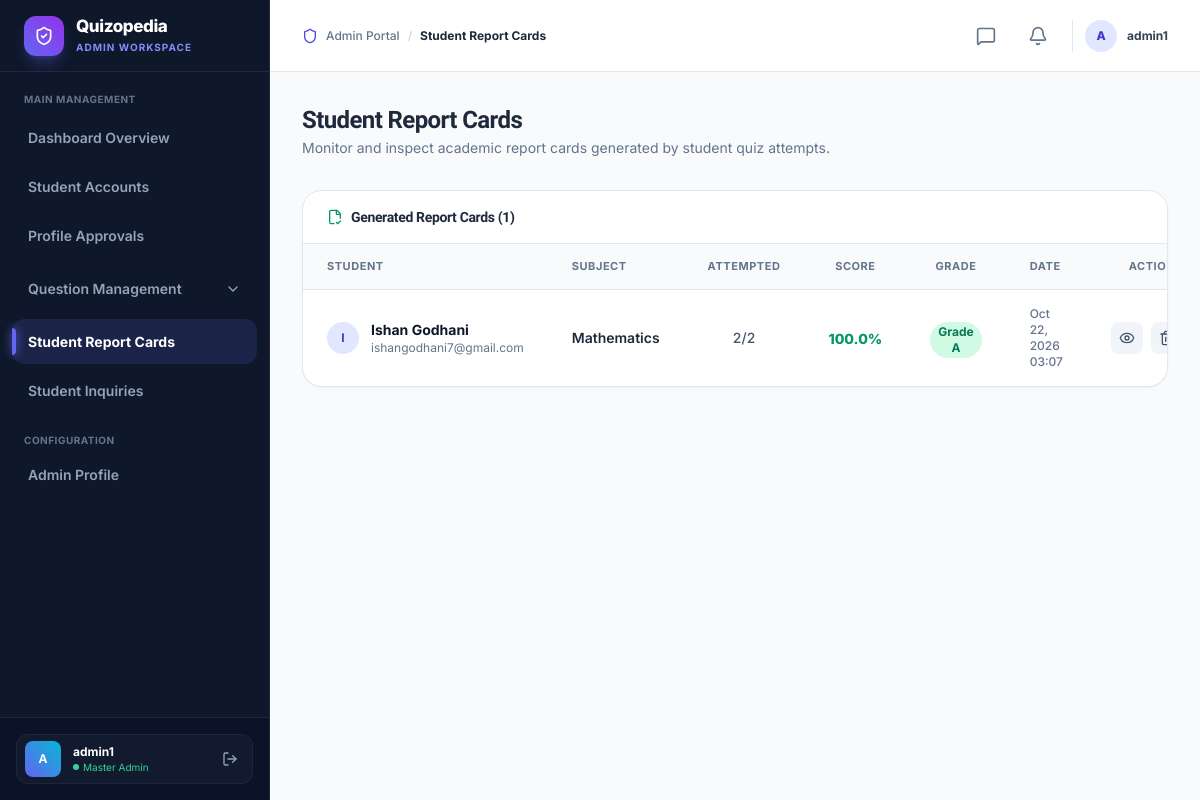
The app's page /admin-dashboard/report-cards/ (signed in), older data.
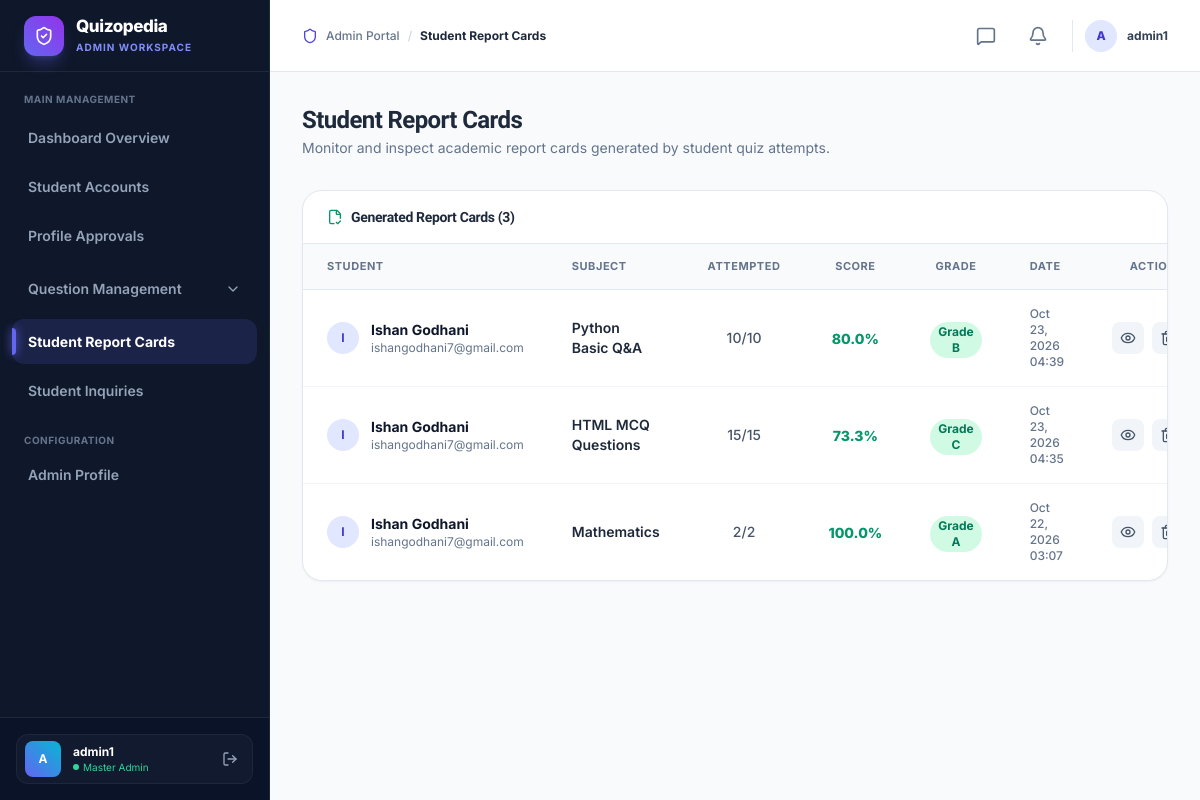
The same page, newer data.
### user/models.py (models this page shows, shortened)
class ReportCard(models.Model):
    student = models.ForeignKey(Student, on_delete=models.CASCADE, related_name='report_cards')
    subject = models.ForeignKey(Subject, on_delete=models.CASCADE, related_name='report_cards')
    total_questions = models.IntegerField()
    attempted_questions = models.IntegerField()
    correct_answers = models.IntegerField()
    wrong_answers = models.IntegerField()
    total_marks = models.IntegerField()
    obtained_marks = models.IntegerField()
    percentage = models.FloatField()
    result_grade = models.CharField(max_length=10)
    created_at = models.DateTimeField(auto_now_add=True)

class Student(models.Model):
    user = models.OneToOneField(User, on_delete=models.CASCADE, related_name='student')
    phone = models.CharField(max_length=15)
    @property
    def name(self):
        return self.user.first_name if self.user else ""
    @property
    def email(self):
        return self.user.email if self.user else ""

class Subject(models.Model):
    id = models.BigAutoField(primary_key=True)
    name = models.CharField(max_length=150, unique=True, verbose_name="Subject Name")
    description = models.TextField(blank=True, verbose_name="Description")
    created_at = models.DateTimeField(auto_now_add=True, verbose_name="Created At")
    updated_at = models.DateTimeField(auto_now=True, verbose_name="Updated At")
    class Meta:
        ordering = ['name']
        verbose_name = 'Subject'
        verbose_name_plural = 'Subjects'
        constraints = [
            models.UniqueConstraint(
                Lower('name'),
                name='unique_subject_name_case_insensitive'
            )
        ]

### adminpanel/views.py (the view)
# urls.py: path('admin-dashboard/report-cards/', views.admin_report_cards, name='admin_report_cards'),
@admin_required
def admin_report_cards(request):
    report_cards = ReportCard.objects.select_related('student__user', 'subject').all().order_by('-created_at')
    return render(request, 'adminpanel/report_cards.html', {
        'report_cards': report_cards
    })

### adminpanel/templates/adminpanel/report_cards.html (shortened to what this page needs)
{% extends 'adminpanel/base.html' %}
{% block active_report_cards %}active{% endblock %}
{% block breadcrumb %}Student Report Cards{% endblock %}
{% block content %}
<div class="mb-8 flex flex-col sm:flex-row sm:items-center sm:justify-between gap-4">
  <div>
    <h1 class="text-2xl font-extrabold text-slate-800 tracking-tight">Student Report Cards</h1>
    <p class="text-slate-500 text-sm mt-0.5">Monitor and inspect academic report cards generated by student quiz attempts.</p>
  </div>
</div>
<div class="glass-card overflow-hidden">
  <div class="px-6 py-4 border-b border-slate-200 flex items-center justify-between">
    <div class="flex items-center gap-2">
      <i data-lucide="file-check-2" class="w-4 h-4 text-emerald-600"></i>
      <h2 class="text-sm font-bold text-slate-800">Generated Report Cards ({{ report_cards|length }})</h2>
    </div>
  </div>
  <div class="overflow-x-auto">
    <table class="w-full text-left border-collapse">
      <thead>
        <tr class="border-b border-slate-200 bg-slate-50 text-[11px] font-bold text-slate-500 uppercase tracking-wider">
          <th class="px-6 py-3.5">Student</th>
          <th class="px-6 py-3.5">Subject</th>
          <th class="px-6 py-3.5 text-center">Attempted</th>
          <th class="px-6 py-3.5 text-center">Score</th>
          <th class="px-6 py-3.5 text-center">Grade</th>
          <th class="px-6 py-3.5">Date</th>
          <th class="px-6 py-3.5 text-right">Actions</th>
        </tr>
      </thead>
      <tbody class="divide-y divide-slate-100 text-slate-800">
        {% if report_cards %}
          {% for card in report_cards %}
          <tr class="hover:bg-slate-50 transition duration-150">
            <td class="px-6 py-4">
              <div class="flex items-center gap-3">
                <div class="w-8 h-8 rounded-full bg-indigo-100 text-indigo-700 flex items-center justify-center font-bold text-xs">
                  {{ card.student.user.username|slice:":1"|upper }}
                </div>
                <div>
                  <p class="text-sm font-bold text-slate-900">{{ card.student.user.first_name|default:card.student.user.username }}</p>
                  <p class="text-xs text-slate-500">{{ card.student.user.email }}</p>
                </div>
              </div>
            </td>
            <td class="px-6 py-4 text-sm font-semibold text-slate-800">
              {{ card.subject.name }}
            </td>
            <td class="px-6 py-4 text-center text-sm font-medium text-slate-600">
              {{ card.attempted_questions }}/{{ card.total_questions }}
            </td>
            <td class="px-6 py-4 text-center">
              <span class="text-sm font-extrabold {% if card.percentage >= 60 %}text-emerald-600{% else %}text-red-600{% endif %}">{{ card.percentage }}%</span>
            </td>
            <td class="px-6 py-4 text-center">
              {% if card.result_grade == 'F' %}
              <span class="inline-flex items-center justify-center px-2 py-0.5 rounded-full bg-red-100 text-red-700 text-xs font-bold">
                Grade F
              </span>
              {% else %}
              <span class="inline-flex items-center justify-center px-2 py-0.5 rounded-full bg-emerald-100 text-emerald-700 text-xs font-bold">
                Grade {{ card.result_grade }}
              </span>
              {% endif %}
            </td>
            <td class="px-6 py-4 text-xs text-slate-500 font-medium">
              {{ card.created_at|date:"M d, Y H:i" }}
            </td>
            <td class="px-6 py-4 text-right">
              <div class="flex items-center justify-end gap-2">
                <a href="{% url 'admin_report_card_detail' card.id %}"
                  class="p-2 rounded-lg bg-slate-100 hover:bg-indigo-50 hover:text-indigo-600 text-slate-600 transition" title="View Details">
                  <i data-lucide="eye" class="w-4 h-4"></i>
                </a>
                <form method="POST" action="{% url 'admin_report_card_delete' card.id %}"
                  onsubmit="return confirm('Are you sure you want to permanently delete this report card?');" class="inline">
                  <button type="submit"
                    class="p-2 rounded-lg bg-slate-100 hover:bg-red-50 hover:text-red-600 text-slate-600 transition" title="Delete">
                    <i data-lucide="trash-2" class="w-4 h-4"></i>
                  </button>
                </form>
              </div>
            </td>
          </tr>
          {% endfor %}
        {% endif %}
      </tbody>
    </table>
  </div>
</div>
{% endblock %}

### adminpanel/templates/adminpanel/base.html (shortened to what this page needs)
{% load static %}
<!DOCTYPE html>
<html lang="en">
<head>
  <script src="https://cdn.tailwindcss.com"></script>
</head>
<body class="relative min-h-screen w-full flex">
  <aside id="adminSidebar"
    class="fixed lg:sticky top-0 left-0 w-[270px] bg-[#0f172a] text-slate-300 border-r border-[#1e293b] flex-shrink-0 h-screen flex flex-col z-50 transition-transform duration-300">
    <div class="h-[72px] flex items-center gap-3 px-6 border-b border-[#1e293b]">
      <div class="w-10 h-10 rounded-xl bg-gradient-to-tr from-indigo-500 to-purple-600 flex items-center justify-center text-white flex-shrink-0 shadow-lg shadow-indigo-500/30">
        <i data-lucide="shield-check" class="w-5 h-5"></i>
      </div>
      <div class="flex flex-col">
        <span class="text-[17px] font-extrabold tracking-tight text-white leading-tight">Quizopedia</span>
        <span class="text-[10px] text-indigo-400 font-bold uppercase tracking-widest mt-0.5">Admin Workspace</span>
      </div>
    </div>
    <nav class="flex-1 px-3 py-5 space-y-1 overflow-y-auto flex flex-col">
      <span class="text-[10px] font-bold text-slate-500 uppercase tracking-wider px-3 mb-1">Main Management</span>
      <a href="{% url 'admin_dashboard' %}"
        class="sidebar-link {% block active_db %}{% endblock %}">
        <span>Dashboard Overview</span>
      </a>
      <a href="{% url 'admin_students' %}"
        class="sidebar-link {% block active_students %}{% endblock %}">
        <span>Student Accounts</span>
      </a>
      <a href="{% url 'admin_profile_approvals' %}"
        class="sidebar-link flex items-center justify-between {% block active_approvals %}{% endblock %}">
        <span>Profile Approvals</span>
      </a>
      <div class="space-y-1 pt-1 pb-1" id="questionMgmtGroup">
        <button type="button"
          id="questionMgmtDropdownBtn"
          onclick="toggleQuestionDropdown(event)"
          class="sidebar-link w-full flex items-center justify-between text-left border-0 bg-transparent cursor-pointer {% block active_questions %}{% endblock %}">
          <span>Question Management</span>
          <i data-lucide="chevron-down" id="questionMgmtChevron"
            class="sidebar-chevron {% if '/questions/' in request.path %}open{% endif %}"></i>
        </button>
      </div>
      <a href="{% url 'admin_report_cards' %}"
        class="sidebar-link {% block active_report_cards %}{% endblock %}">
        <span>Student Report Cards</span>
      </a>
      <a href="{% url 'admin_contact_messages' %}"
        class="sidebar-link flex items-center justify-between {% block active_contacts %}{% endblock %}">
        <span>Student Inquiries</span>
      </a>
      <span class="text-[10px] font-bold text-slate-500 uppercase tracking-wider px-3 pt-4 mb-1">Configuration</span>
      <a href="{% url 'admin_profile' %}"
        class="sidebar-link {% block active_profile %}{% endblock %}">
        <span>Admin Profile</span>
      </a>
    </nav>
    <div class="p-4 border-t border-[#1e293b] bg-[#0b1329]">
      <div class="flex items-center gap-3 px-2 py-1.5 rounded-xl bg-white/[0.03] border border-white/5">
        <div class="w-9 h-9 rounded-lg bg-gradient-to-tr from-indigo-500 to-cyan-500 flex items-center justify-center text-white text-xs font-bold flex-shrink-0">
          {{ request.user.username|slice:":1"|upper }}
        </div>
        <div class="flex-1 min-w-0">
          <span class="text-xs font-bold text-white block truncate">{{ request.user.username }}</span>
          <span class="text-[10px] text-emerald-400 flex items-center gap-1">
            <span class="w-1.5 h-1.5 rounded-full bg-emerald-400"></span> Master Admin
          </span>
        </div>
        <a href="{% url 'logout' %}" class="text-slate-400 hover:text-red-400 p-1.5 transition" title="Sign Out">
          <i data-lucide="log-out" class="w-4 h-4"></i>
        </a>
      </div>
    </div>
  </aside>
  <div class="flex-1 flex flex-col min-w-0 bg-[#f8fafc]">
    <header class="h-[72px] bg-white/90 backdrop-blur-md border-b border-slate-200 flex items-center justify-between px-6 lg:px-8 sticky top-0 z-30">
      <div class="flex items-center gap-3">
        <div class="flex items-center gap-2 text-xs font-medium text-slate-500">
          <i data-lucide="shield" class="w-4 h-4 text-indigo-600"></i>
          <span>Admin Portal</span>
          <span class="text-slate-300">/</span>
          <span class="text-slate-800 font-bold">{% block breadcrumb %}Dashboard Overview{% endblock %}</span>
        </div>
      </div>
      <div class="flex items-center gap-4">
        <a href="{% url 'admin_contact_messages' %}"
          class="relative p-2 rounded-xl text-slate-500 hover:text-slate-800 hover:bg-slate-100 transition flex items-center justify-center"
          title="{% if new_contacts_count > 0 %}{{ new_contacts_count }} New Student Inquiries{% else %}Student Inquiries{% endif %}">
          <i data-lucide="message-square" class="w-5 h-5 {% if new_contacts_count > 0 %}text-indigo-600{% endif %}"></i>
        </a>
        <a href="{% url 'admin_profile_approvals' %}"
          class="relative p-2 rounded-xl text-slate-500 hover:text-slate-800 hover:bg-slate-100 transition flex items-center justify-center"
          title="{% if pending_approvals_count > 0 %}{{ pending_approvals_count }} Pending Profile Update Requests{% else %}No pending requests{% endif %}">
          <i data-lucide="bell" class="w-5 h-5 {% if pending_approvals_count > 0 %}text-amber-500{% endif %}"></i>
        </a>
        <div class="flex items-center gap-2.5 pl-3 border-l border-slate-200">
          <div class="w-8 h-8 rounded-full bg-indigo-100 text-indigo-700 flex items-center justify-center text-xs font-extrabold">
            {{ request.user.username|slice:":1"|upper }}
          </div>
          <span class="hidden md:inline text-xs font-bold text-slate-700">{{ request.user.username }}</span>
        </div>
      </div>
    </header>
    <main class="flex-1 p-6 md:p-8 max-w-7xl w-full mx-auto">
      {% block content %}{% endblock %}
    </main>
  </div>
</body>
</html>

Row changes from the older to the newer data that the page shows:
added ReportCard: student.user.username "I", student.user.first_name "Ishan Godhani", student.user.email "ishangodhani7@gmail.com", subject.name "Python Basic Q&A", attempted_questions "10", total_questions "10", percentage "80.0", result_grade "B", created_at "Oct 23, 2026 04:39"
added ReportCard: student.user.username "I", student.user.first_name "Ishan Godhani", student.user.email "ishangodhani7@gmail.com", subject.name "HTML MCQ Questions", attempted_questions "15", total_questions "15", percentage "73.3", result_grade "C", created_at "Oct 23, 2026 04:35"
Text that changed along with them:
{{ report_cards|length }}: "1" → "3"
